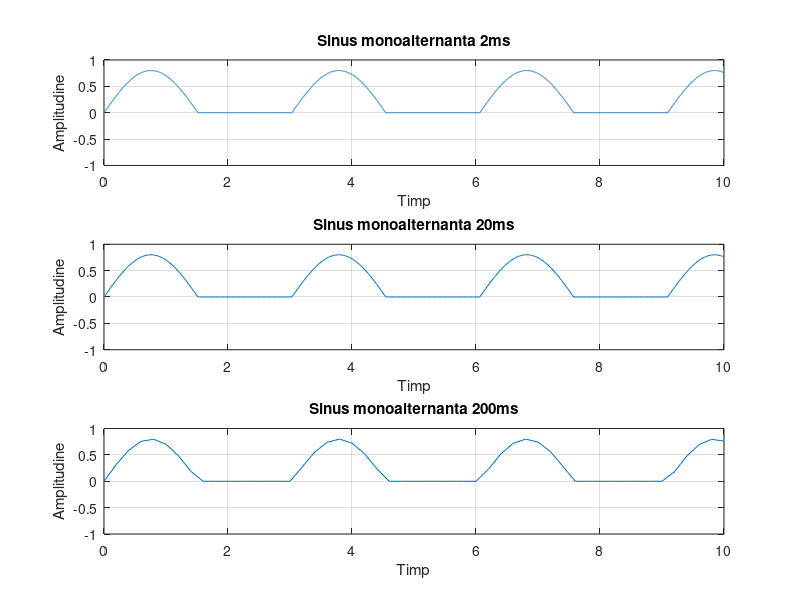

The MATLAB source for this figure:
T=3;                                 % Perioada
t = 0:0.002:10;                      % Domeniul timp           
x=0.8*sin(2*pi*0.33*t);              % Generare semnal sin  
x(x<0) = 0;                          % Semnalul redresat
subplot(3,1,1)
plot(t,x);
axis([0 10 -1  1])
xlabel('Timp')
ylabel('Amplitudine')
title('Sinus monoalternanta 2ms')
grid

t = 0:0.02:10;                      % Domeniul timp           
x=0.8*sin(2*pi*0.33*t);              % Generare semnal sin  
x(x<0) = 0;                          % Semnalul redresat
subplot(3,1,2)
plot(t,x);
axis([0 10 -1  1])
xlabel('Timp')
ylabel('Amplitudine')
title('Sinus monoalternanta 20ms')
grid

t = 0:0.2:10;                        % Domeniul timp           
x=0.8*sin(2*pi*0.33*t);              % Generare semnal sin  
x(x<0) = 0;                          % Semnalul redresat
subplot(3,1,3)
plot(t,x);
axis([0 10 -1  1])
xlabel('Timp')
ylabel('Amplitudine')
title('Sinus monoalternanta 200ms')
grid